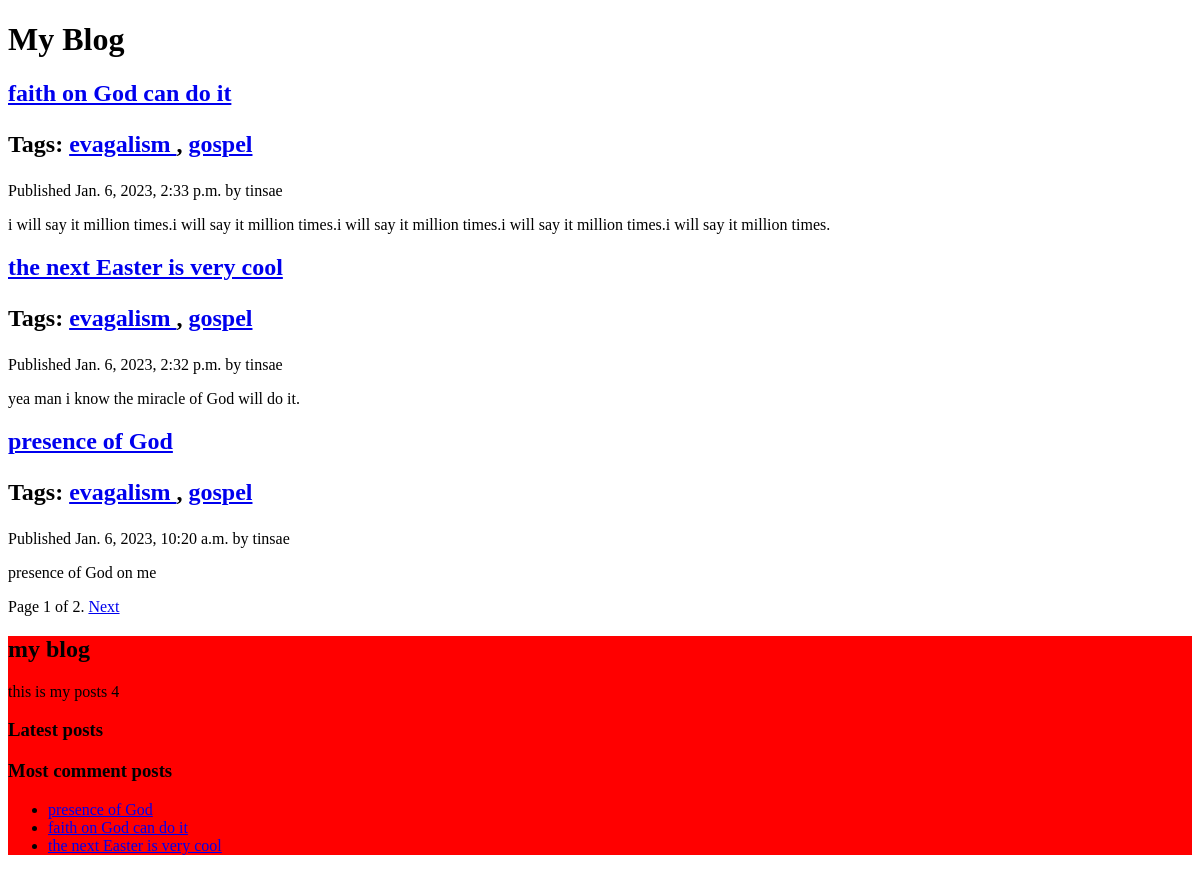
Page /post/ on the earlier database version.
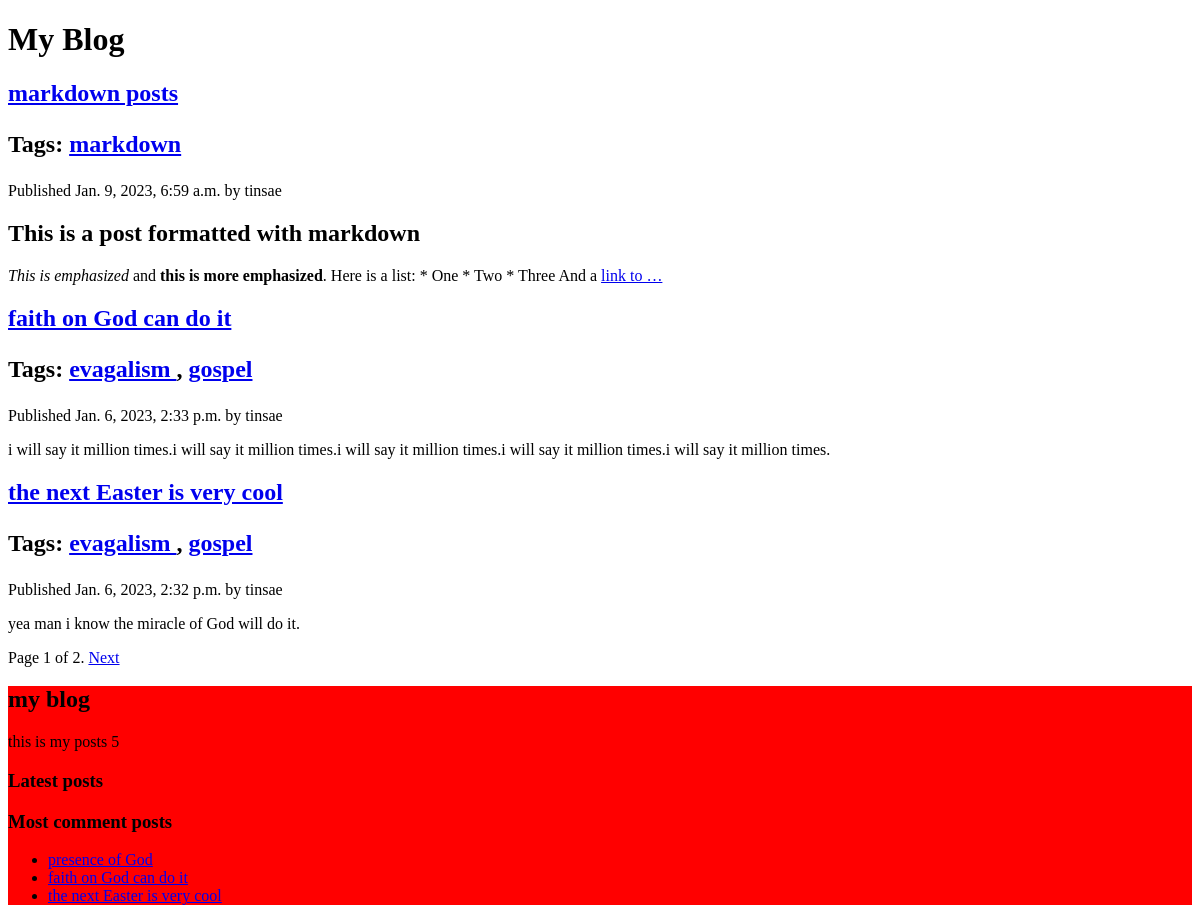
Same page on the later database version.
### blog/models.py (models this page shows)
class Post(models.Model):
	class Status(models.TextChoices):
		DRAFT = 'DF','Draft'
		PUBLISHED = 'PB','Published'
	title 		=  models.CharField(max_length=250)
	slug  		=  models.SlugField(max_length=250,
						unique_for_date = 'publish')
	body  		=  models.TextField()
	publish		=  models.DateTimeField(default=timezone.now)
	created 	=  models.DateTimeField(auto_now_add = True)
	updated  	=  models.DateTimeField(auto_now = True)
	status 		=  models.CharField(
						max_length=2,
						choices = Status.choices,
						default = Status.DRAFT)
	author      = models.ForeignKey(User,
									on_delete   = models.CASCADE,
									related_name = 'blog_posts',
									default = None)
	tags = TaggableManager()
	objects = models.Manager()
	published = PublishedManager()
	class Meta:
		ordering = ["-publish"]
		indexes  = [
			models.Index(fields=['-publish'])
		]
	def __str__(self):
		return f'{self.title}'
	def get_absolute_url(self):
		return reverse('blog:post-detail',args = [
			self.publish.year,
			self.publish.month,
			self.publish.day,
			self.slug
			])

### blog/views.py (the view)
# urls.py: path('',post_list,name = 'post_list'),
def post_list(request,tag_slug=None):
	post_list   = Post.objects.all()
	tag = None
	if(tag_slug):
		tag = get_object_or_404(Tag,slug=tag_slug)
		post_list = post_list.filter(tags__in=[tag])
	paginator   = Paginator(post_list,3)
	page_number = request.GET.get('page',1)
	try:
		posts 	= paginator.page(page_number)
	except PageNotAnInteger:
		posts   = paginator.page(1)
	except EmptyPage:
		posts   = paginator.page(paginator.num_pages)
	context = {
				'posts':posts,
				'tag':tag
				}
	return render(request,'post/list.html',context)

### blog/models.py (called while the page is built)
	def get_queryset(self):
		return super().get_queryset().filter(status = Post.Status.PUBLISHED)

### blog/templatetags/blog_tags.py (called while the page is built)
@register.simple_tag
def total_post():
    return Post.objects.count()

@register.inclusion_tag('post/latest_post.html')
def show_latest_posts(count = 3):
    latest_posts = Post.published.order_by('-publish')[:count]
    for post in latest_posts:
        print(post)
    return {'latest_post':latest_posts}

@register.simple_tag
def get_most_commented_posts(count = 3):
    return Post.objects.annotate(total_comments = Count('comments')).order_by('-total_comments')[:count]

@register.filter(name='markdown')
def markdown_format(text):
    return mark_safe(markdown.markdown(text))

### templates/post/list.html (shortened to what this page needs)
{% extends "base.html" %}
{%load blog_tags%}
{% block content %}
<h1>My Blog</h1>
{% for post in posts %}
<h2>
<a href="{{ post.get_absolute_url}}">
{{ post.title }}
</a>
<p class="tags">
    Tags:
    {% for tag in post.tags.all %}
    <a href="{% url "blog:post_list_by_tag" tag.slug %}">
    {{ tag.name }}
    </a>
    {% if not forloop.last %}, {% endif %}
    {% endfor %}
    </p>
</h2>
<p class="date">
Published {{ post.publish }} by {{ post.author }}
</p>
{{ post.body|markdown|truncatewords:30 }}
{% endfor %}
{% include "pagination.html" with page=posts %}
{% endblock %}

### templates/base.html (shortened to what this page needs)
{%load blog_tags%}
{%load static %}
<!DOCTYPE html>
<html>
<head>
	<link rel="stylesheet" href="{%static 'blog/posts/base.css'%}">
</head>
<body>
	<div id="content">
		{%block content%}
		{%endblock content%}
	 </div>
	<div id="sidebar">
		<h2>my blog </h2>
		<p>this is my posts {%total_post%}</p>
		<h3>Latest posts</h3>
		<h3>Most comment posts</h3>
		{% get_most_commented_posts as most_commented_posts %}
		<ul>
		{% for post in most_commented_posts %}
		<li>
		<a href="{{ post.get_absolute_url }}">{{ post.title }}</a>
		</li>
		{% endfor %}
		</ul>
	</div>
</body>
</html>

### templates/pagination.html (shortened to what this page needs)
<div class="pagination">
<span class="step-links">
<span class="current">
Page {{ page.number }} of {{ page.paginator.num_pages }}.
</span>
{% if page.has_next %}
<a href="?page={{ page.next_page_number }}">Next</a>
{% endif %}
</span>
</div>

### templates/post/latest_post.html (shortened to what this page needs)
{%load blog_tags%}

### static/blog/posts/base.css (style rules this page uses)
#sidebar { background-color: red; }

Differences in the rows shown:
no longer on one of the page's lists (row unchanged): Post: title "presence of God", publish "Jan. 6, 2023, 10:20 a.m.", author "tinsae", body "presence of God on me"
added Post: title "markdown posts", publish "Jan. 9, 2023, 6:59 a.m.", author "tinsae", body "This is a post formatted with markdown This is emphasized and this is more emphasized . Here is a list: * One * Two * Three And a link to …", shown under "My Blog"
added Tag: name "markdown", shown under "markdown posts"
computed for Post "presence of God": loses Tag (name "evagalism"); loses Tag (name "gospel")
Other differences:
text no longer shown: "4"
text now shown: "5"
